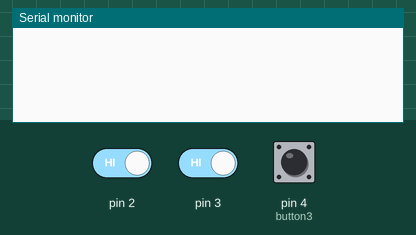
The sketch below on a simulated Arduino Uno, built with avr-gcc and run on an emulated ATmega328P. Shown: the last lines printed to the serial monitor. The test bench sets the inputs (shaded band); at power-on: pin 2 HIGH, pin 3 HIGH, pin 4 (button3) HIGH.

Above: at 1.2 s.
1.3 s: pin 2 driven LOW
At 2.5 s:
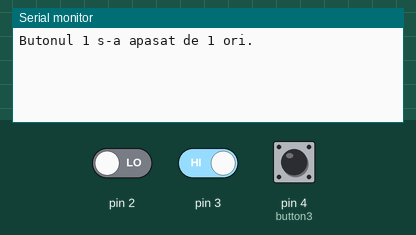
2.8 s: pin 3 driven LOW
At 3.6 s:
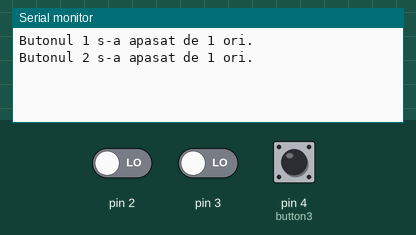
4.3 s: pin 4 (button3) pulled LOW for 0.15 s
At 4.7 s:
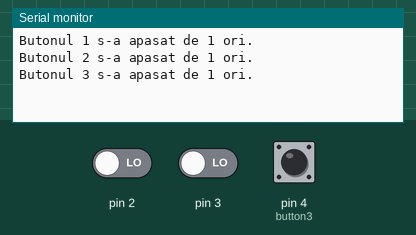
5.9 s: pin 4 (button3) pulled LOW for 1 s
At 7.8 s:
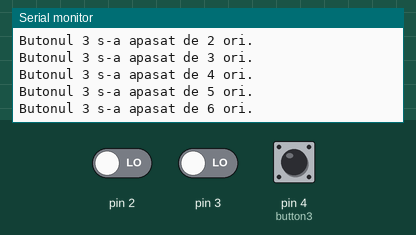
Timing chart, 0 to 9.3 s (numbered marks = the images above; inputs shaded):
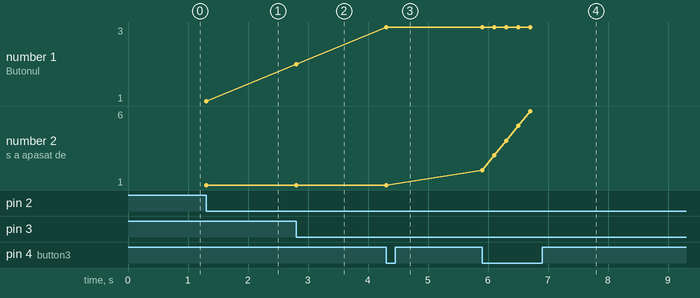

Measured:
- after the input at 1.3 s, the serial monitor: prints a new line at once (image 1)
- after the input at 2.8 s, the serial monitor: prints a new line at once (image 2)
- after the input at 4.3 s, the serial monitor: prints a new line at once (image 3)
- after the input at 5.9 s, the serial monitor: prints a new line at once (image 4)
- plotted number 1: 1 → 2 after the input at 2.8 s, 2 → 3 after the input at 4.3 s
- plotted number 2: 1 → 6 after the input at 5.9 s

The sketch:

sketch_interrupts.ino
```cpp
const int button3 = 4;
volatile int a1 = 0;
volatile int a2 = 0;
int a3 = 0;

void setup() {
  attachInterrupt(0, ISR_b1, FALLING); //cand pinul trece din 1 in 0
  attachInterrupt(1, ISR_b2, FALLING);
  Serial.begin(9600);
}

void loop() {
  if ((PIND & (1 << button3)) == 0) {
    a3++;
    Serial.print("Butonul 3 s-a apasat de ");
    Serial.print(a3, DEC);
    Serial.print(" ori.");
    Serial.println();
    //debouncing software
    delay(200);
  }
}

void ISR_b1() {
  a1++;
  Serial.print("Butonul 1 s-a apasat de ");
  Serial.print(a1, DEC);
  Serial.print(" ori.");
  Serial.println();
  //debouncing software
  delay(300);
}

void ISR_b2() {
  a2++;
  Serial.print("Butonul 2 s-a apasat de ");
  Serial.print(a2, DEC);
  Serial.print(" ori.");
  Serial.println();
  //debouncing software
  delay(300);
}
```
